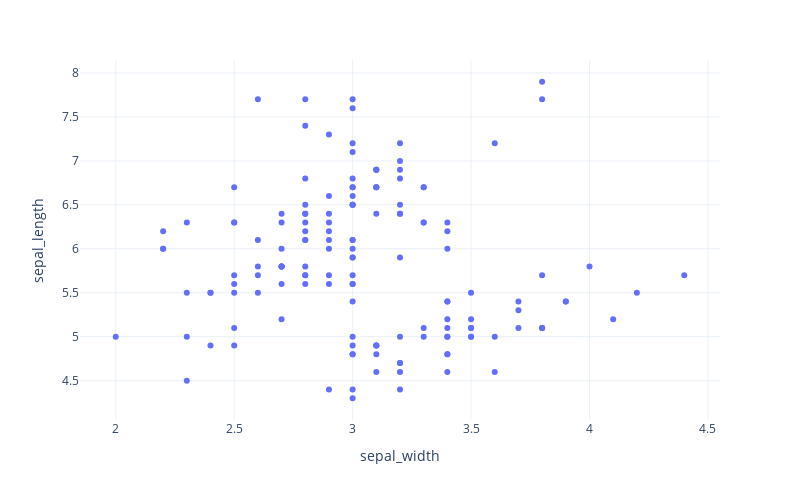

This figure's notebook cell:
### Markdown cell above
3. Add a color template and adjust the width and the height of the plot:

### Code cell
px.scatter(
    df,
    x="sepal_width",
    y="sepal_length",
    template="plotly_white",  # a simple color template without grid lines; you could e.g. also use "plotly_white" if you prefer grid lines
    width=800,  # the width in pixel; try out 800
    height=500, # the height in pixel; try out 500
)

### Figure 1 — Plotly figure (JSON) as saved in the notebook; plotly's stock layout.template omitted (floating-point values rounded to 4 significant figures; data arrays with more than 128 entries replaced by an {"elided": "..."} marker saying what was removed)
{"data": [{"hovertemplate": "sepal_width=%{x}<br>sepal_length=%{y}<extra></extra>", "legendgroup": "", "marker": {"color": "#636efa", "symbol": "circle"}, "mode": "markers", "name": "", "orientation": "v", "showlegend": false, "type": "scatter", "x": {"elided": "150 float values"}, "xaxis": "x", "y": {"elided": "150 float values"}, "yaxis": "y"}], "layout": {"height": 500, "legend": {"tracegroupgap": 0}, "margin": {"t": 60}, "width": 800, "xaxis": {"anchor": "y", "domain": [0, 1], "title": {"text": "sepal_width"}}, "yaxis": {"anchor": "x", "domain": [0, 1], "title": {"text": "sepal_length"}}}}
